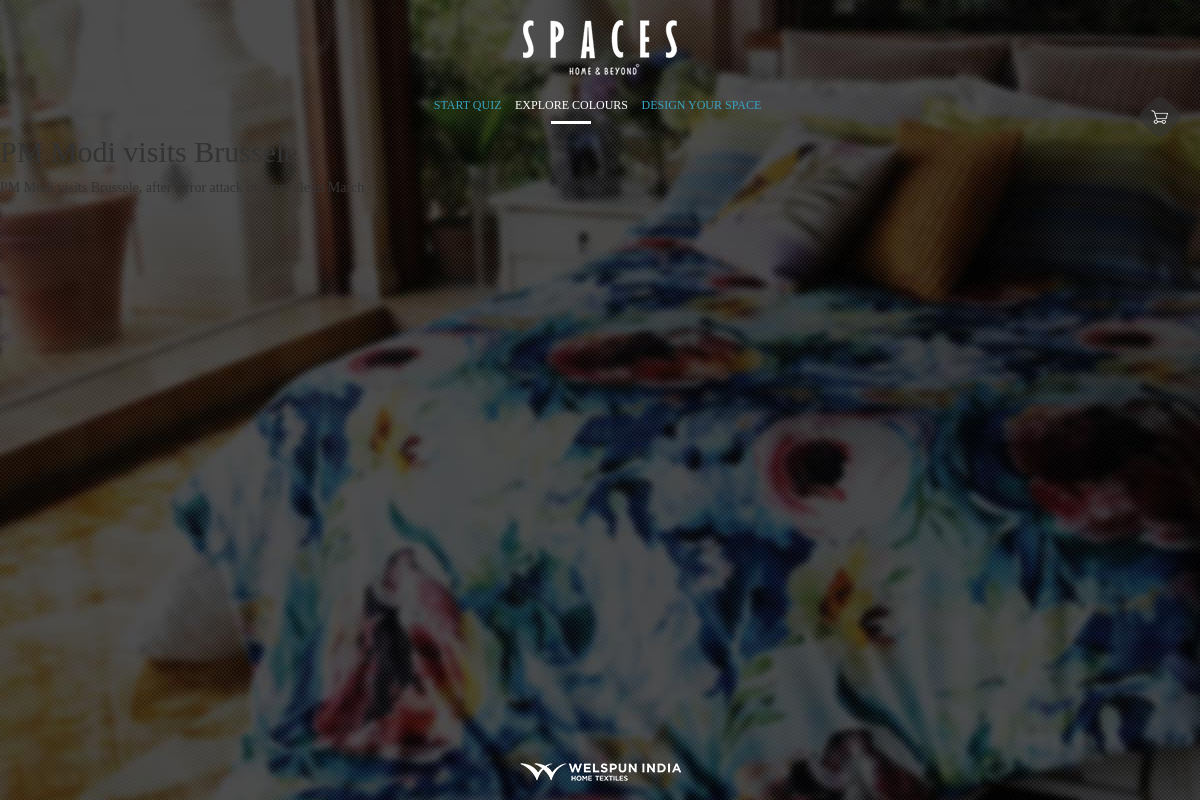
Screenshot of /index.php/news/pm with the database file from the repository.
### tables this page shows
CREATE TABLE IF NOT EXISTS `news` (
  `id` int(11) NOT NULL AUTO_INCREMENT,
  `title` varchar(128) NOT NULL,
  `slug` varchar(128) NOT NULL,
  `text` text NOT NULL,
  PRIMARY KEY (`id`),
  KEY `slug` (`slug`)
);

### application/controllers/News.php (called while the page is built, shortened)
<?php
class News extends CI_Controller {
        public function __construct()
        {
            $this->load->model('news_model');
            $this->load->helper('url_helper');
        }
        public function view($slug = NULL)
        {
                $data['news_item'] = $this->news_model->get_news($slug);
                $data['title'] = $data['news_item']['title'];
                $this->load->view('templates/header', $data);
                $this->load->view('news/view', $data);
                $this->load->view('templates/footer');
        }
}

### index.php (called while the page is built, shortened)
<?php
require_once BASEPATH.'core/CodeIgniter.php';

### application/models/News_model.php (called while the page is built, shortened)
<?php
class News_model extends CI_Model {
    public function get_news($slug = FALSE)
	{
        $query = $this->db->get_where('news', array('slug' => $slug));
        return $query->row_array();
	}
}

### application/views/news/view.php (the view)
<?php
echo '<h2>'.$news_item['title'].'</h2>';
echo $news_item['text'];

### assets/css/style.css (style rules this page uses)
html { -webkit-background-size: cover;-moz-background-size: cover;-o-background-size: cover;background-size: cover; }
html,body { margin:0;padding:0;height: 100%;font-family: 'Segoe';background-color: transparent;-webkit-font-smoothing: antialiased; }
body { overflow-x:hidden; }
body:before { background-color: white;background-size: cover;z-index: -3;content: " ";position: fixed;background: url('../img/bg1.jpg') no-repeat center center;width: 100%;height:100%;-webkit-transition: background-image ease-in 1s;-moz-transition: background-image ease-in 1s;-ms-transition: background-image ease-in 1s;-o-transition: background-image ease-in 1s;transition: background-image ease-in 1s; }

### rows the page displays
news: title "PM Modi visits Brussele", text "PM Modi visits Brussele, after terror attack on brussele in March"
